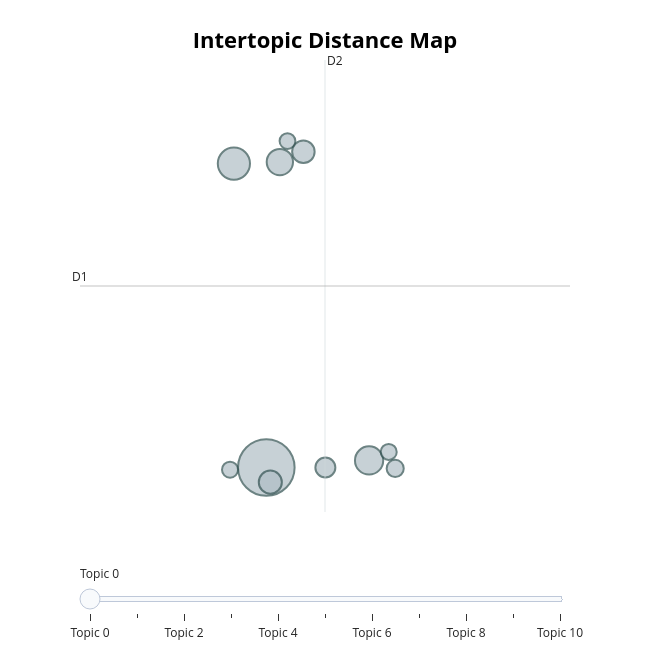

The notebook cell saved with this chart:
### Code cell
# Intertopic distance map: shows how topics relate to each other in 2D space
fig = pre_model.visualize_topics()
fig.show()

### Figure 1 — Plotly figure (JSON) as saved in the notebook; plotly's stock layout.template omitted (floating-point values rounded to 4 significant figures)
{"data": [{"customdata": [[0, "facebook | haugen | company | said | content", 361], [1, "climate | change | crisis | global | climate crisis", 117], [2, "like | think | just | people | season", 90], [3, "australia | covid | new | australian | sign", 78], [4, "services | outage | fastly | amazon | google", 60], [5, "year | perrottet | said | pandemic | uk", 57], [6, "trump | clegg | twitter | president | facebook", 45], [7, "art | like | mike | music | korea", 33], [8, "metaverse | reality | virtual | facebook | company", 29], [9, "fast | furious | amp | diesel | movie", 29], [10, "time | says | work | people | day", 28]], "hovertemplate": "<b>Topic %{customdata[0]}</b><br>%{customdata[1]}<br>Size: %{customdata[2]}", "legendgroup": "", "marker": {"color": "#B0BEC5", "line": {"color": "DarkSlateGrey", "width": 2}, "size": [361, 117, 90, 78, 60, 57, 45, 33, 29, 29, 28], "sizemode": "area", "sizeref": 0.2256, "symbol": "circle"}, "mode": "markers", "name": "", "orientation": "v", "showlegend": false, "type": "scatter", "x": [12.54, 12.14, 13.78, 12.7, 12.58, 12.98, 13.25, 14.09, 12.1, 14.02, 12.79], "xaxis": "x", "y": [9.271, 22.46, 9.579, 22.52, 8.637, 22.97, 9.273, 9.232, 9.177, 9.949, 23.44], "yaxis": "y"}], "layout": {"annotations": [{"showarrow": false, "text": "D1", "x": 10.28, "y": 17.15, "yshift": 10}, {"showarrow": false, "text": "D2", "x": 13.25, "xshift": 10, "y": 26.95}], "height": 650, "hoverlabel": {"bgcolor": "white", "font": {"family": "Rockwell", "size": 16}}, "legend": {"itemsizing": "constant", "tracegroupgap": 0}, "margin": {"t": 60}, "shapes": [{"line": {"color": "#CFD8DC", "width": 2}, "type": "line", "x0": 13.25, "x1": 13.25, "y0": 7.342, "y1": 26.95}, {"line": {"color": "#9E9E9E", "width": 2}, "type": "line", "x0": 10.28, "x1": 16.21, "y0": 17.15, "y1": 17.15}], "sliders": [{"active": 0, "pad": {"t": 50}, "steps": [{"args": [{"marker.color": [["red", "#B0BEC5", "#B0BEC5", "#B0BEC5", "#B0BEC5", "#B0BEC5", "#B0BEC5", "#B0BEC5", "#B0BEC5", "#B0BEC5", "#B0BEC5"]]}], "label": "Topic 0", "method": "update"}, {"args": [{"marker.color": [["#B0BEC5", "red", "#B0BEC5", "#B0BEC5", "#B0BEC5", "#B0BEC5", "#B0BEC5", "#B0BEC5", "#B0BEC5", "#B0BEC5", "#B0BEC5"]]}], "label": "Topic 1", "method": "update"}, {"args": [{"marker.color": [["#B0BEC5", "#B0BEC5", "red", "#B0BEC5", "#B0BEC5", "#B0BEC5", "#B0BEC5", "#B0BEC5", "#B0BEC5", "#B0BEC5", "#B0BEC5"]]}], "label": "Topic 2", "method": "update"}, {"args": [{"marker.color": [["#B0BEC5", "#B0BEC5", "#B0BEC5", "red", "#B0BEC5", "#B0BEC5", "#B0BEC5", "#B0BEC5", "#B0BEC5", "#B0BEC5", "#B0BEC5"]]}], "label": "Topic 3", "method": "update"}, {"args": [{"marker.color": [["#B0BEC5", "#B0BEC5", "#B0BEC5", "#B0BEC5", "red", "#B0BEC5", "#B0BEC5", "#B0BEC5", "#B0BEC5", "#B0BEC5", "#B0BEC5"]]}], "label": "Topic 4", "method": "update"}, {"args": [{"marker.color": [["#B0BEC5", "#B0BEC5", "#B0BEC5", "#B0BEC5", "#B0BEC5", "red", "#B0BEC5", "#B0BEC5", "#B0BEC5", "#B0BEC5", "#B0BEC5"]]}], "label": "Topic 5", "method": "update"}, {"args": [{"marker.color": [["#B0BEC5", "#B0BEC5", "#B0BEC5", "#B0BEC5", "#B0BEC5", "#B0BEC5", "red", "#B0BEC5", "#B0BEC5", "#B0BEC5", "#B0BEC5"]]}], "label": "Topic 6", "method": "update"}, {"args": [{"marker.color": [["#B0BEC5", "#B0BEC5", "#B0BEC5", "#B0BEC5", "#B0BEC5", "#B0BEC5", "#B0BEC5", "red", "#B0BEC5", "#B0BEC5", "#B0BEC5"]]}], "label": "Topic 7", "method": "update"}, {"args": [{"marker.color": [["#B0BEC5", "#B0BEC5", "#B0BEC5", "#B0BEC5", "#B0BEC5", "#B0BEC5", "#B0BEC5", "#B0BEC5", "red", "#B0BEC5", "#B0BEC5"]]}], "label": "Topic 8", "method": "update"}, {"args": [{"marker.color": [["#B0BEC5", "#B0BEC5", "#B0BEC5", "#B0BEC5", "#B0BEC5", "#B0BEC5", "#B0BEC5", "#B0BEC5", "#B0BEC5", "red", "#B0BEC5"]]}], "label": "Topic 9", "method": "update"}, {"args": [{"marker.color": [["#B0BEC5", "#B0BEC5", "#B0BEC5", "#B0BEC5", "#B0BEC5", "#B0BEC5", "#B0BEC5", "#B0BEC5", "#B0BEC5", "#B0BEC5", "red"]]}], "label": "Topic 10", "method": "update"}]}], "title": {"font": {"color": "Black", "size": 22}, "text": "<b>Intertopic Distance Map</b>", "x": 0.5, "xanchor": "center", "y": 0.95, "yanchor": "top"}, "width": 650, "xaxis": {"anchor": "y", "domain": [0, 1], "range": [10.28, 16.21], "title": {"text": ""}, "visible": false}, "yaxis": {"anchor": "x", "domain": [0, 1], "range": [7.342, 26.95], "title": {"text": ""}, "visible": false}}}
